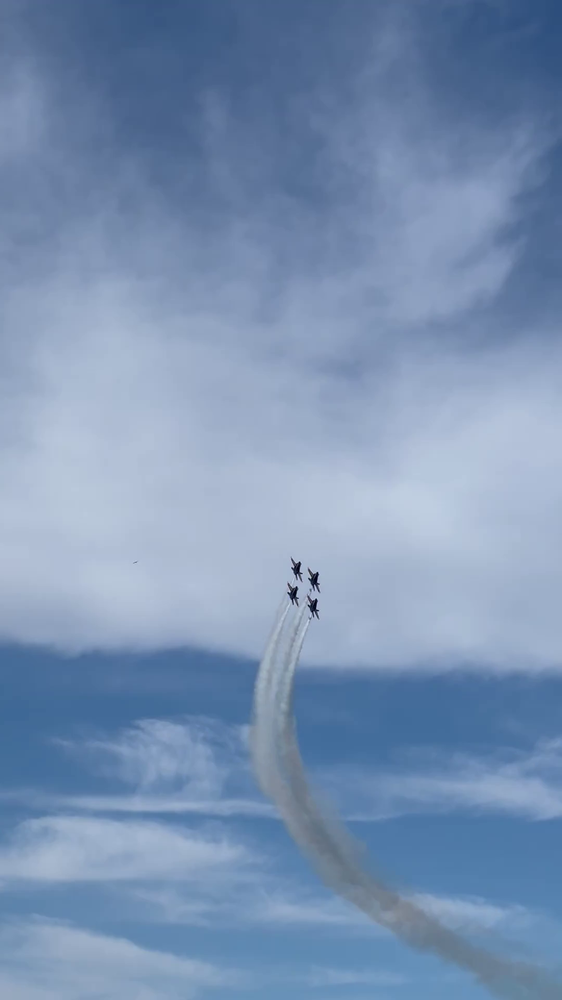
#> input picture data/extracted_frames/blue_angels_formation/frame_0.png, 562 x 1000 px, shrunk from 1080 x 1920 before the run, given in place of blue_angels_formation.mp4, which was not available
$ python klt_tracker.py
#> lines starting #> are read from the running program, lines starting #| are printed output that depends on the picture; after the words box and inside, x2 and y2 are one past the last pixel; in counts of white or black regions, pixels touching at a corner belong together; pictures that were not available may be replaced by others from this repository, and a replacement may not be noted
import numpy as np
import cv2
from tqdm import tqdm
from numba import jit


@jit(nopython=True)
def manual_threshold(gradient_magnitude, threshold):
    """Applies thresholding from scratch to the gradient magnitude."""
    height, width = gradient_magnitude.shape
    thresholded = np.zeros_like(gradient_magnitude, dtype=np.uint8)

    for i in range(height):
        for j in range(width):
            if gradient_magnitude[i, j] >= threshold:
                thresholded[i, j] = 255  # Set pixel to maximum value
            else:
                thresholded[i, j] = 0    # Set pixel to 0

    return thresholded

@jit(nopython=True)
def flood_fill(image, x, y, label, labeled_image):
    """Performs flood fill from pixel (x, y) and labels the connected component."""
    stack = [(x, y)]
    labeled_image[y, x] = label
    height, width = image.shape
    min_x, min_y = x, y
    max_x, max_y = x, y

    while stack:
        cx, cy = stack.pop()

        # Update bounding box coordinates
        min_x = min(min_x, cx)
        max_x = max(max_x, cx)
        min_y = min(min_y, cy)
        max_y = max(max_y, cy)

        # Check neighbors (4-connectivity: up, down, left, right)
        for dx, dy in [(-1, 0), (1, 0), (0, -1), (0, 1)]:
            nx, ny = cx + dx, cy + dy
            if 0 <= nx < width and 0 <= ny < height and image[ny, nx] == 255 and labeled_image[ny, nx] == 0:
                stack.append((nx, ny))
                labeled_image[ny, nx] = label

    return min_x, min_y, max_x, max_y

@jit(nopython=True)
def apply_convolution(image, kernel):
    """Applies a 2D convolution to an image with the given kernel using Numba."""
    image_height, image_width = image.shape
    kernel_height, kernel_width = kernel.shape

    # Calculate padding size
    pad_height = kernel_height // 2
    pad_width = kernel_width // 2

    # Create a padded image
    padded_image_height = image_height + 2 * pad_height
    padded_image_width = image_width + 2 * pad_width
    padded_image = np.zeros((padded_image_height, padded_image_width), dtype=np.float32)

    # Fill the padded image with the original image
    for i in range(image_height):
        for j in range(image_width):
            padded_image[i + pad_height, j + pad_width] = image[i, j]

    # Prepare output image
    convolved_image = np.zeros_like(image, dtype=np.float32)

    # Perform convolution using nested loops
    for i in range(image_height):
        for j in range(image_width):
            # Extract the region of interest
            region = padded_image[i:i + kernel_height, j:j + kernel_width]
            # Apply the kernel to the region and sum the result
            convolved_image[i, j] = np.sum(region * kernel)

    return convolved_image

# [31 lines left out: functions compute_structure_tensor, shi_tomasi_response, non_maximum_suppression, not called in this run]

def find_connected_components(image):
    """Finds connected components in a binary image and returns bounding boxes."""
    height, width = image.shape
    labeled_image = np.zeros_like(image, dtype=np.int32)
    current_label = 1
    bounding_boxes = []

    for y in range(height):
        for x in range(width):
            if image[y, x] == 255 and labeled_image[y, x] == 0:
                # Perform flood fill for each new connected component
                min_x, min_y, max_x, max_y = flood_fill(image, x, y, current_label, labeled_image)
                bounding_boxes.append((min_x, min_y, max_x, max_y))
                current_label += 1

    return bounding_boxes

def sobel_operator(image):
    """Applies Sobel operator to compute image gradients Ix and Iy."""
    # Sobel kernels
    sobel_x = np.array([[-1, 0, 1],
                        [-2, 0, 2],
                        [-1, 0, 1]], dtype=np.float32)

    sobel_y = np.array([[-1, -2, -1],
                        [ 0,  0,  0],
                        [ 1,  2,  1]], dtype=np.float32)

    # Apply convolution using the Sobel X and Y kernels
    Ix = apply_convolution(image, sobel_x)
    Iy = apply_convolution(image, sobel_y)

    return Ix, Iy

def detect_corners_sobel(image, threshold=50):
    """Detects edges using Sobel and applies manual thresholding."""
    Ix, Iy = sobel_operator(image)

    # Compute the gradient magnitude
    gradient_magnitude = np.sqrt(Ix ** 2 + Iy ** 2)

    # Apply manual thresholding
    thresholded = manual_threshold(gradient_magnitude, threshold)

    # Find connected components and bounding boxes
    bounding_boxes = find_connected_components(thresholded)

    return bounding_boxes

def process_video(input_video_path, output_video_path, frame_rate=30, window_size_inches=(10, 7), dpi=100):
    # Open the input video file
#> called with input_video_path = 'data/videos/blue_angels_formation.mp4', frame_rate = 30, window_size_inches = (10, 7), dpi = 100
    cap = cv2.VideoCapture(input_video_path)
    if not cap.isOpened():
        print(f"Error: Unable to open video file at {input_video_path}")
        return

    # Get video properties
    frame_width = int(cap.get(cv2.CAP_PROP_FRAME_WIDTH))
    frame_height = int(cap.get(cv2.CAP_PROP_FRAME_HEIGHT))
    total_frames = int(cap.get(cv2.CAP_PROP_FRAME_COUNT))

    # Calculate the desired output video dimensions in pixels based on window size in inches and DPI
    # window_width_pixels = int(window_size_inches[0] * dpi)
    # window_height_pixels = int(window_size_inches[1] * dpi)

    # Setup the VideoWriter to save the grayscale video with bounding boxes
    fourcc = cv2.VideoWriter_fourcc(*'XVID')
    out = cv2.VideoWriter(output_video_path, fourcc, frame_rate, (frame_width, frame_height), isColor=False)

    # Process frames with a progress bar
    print(f"Processing video: {input_video_path}")

    frame_id = 0
    for _ in tqdm(range(total_frames), desc="Processing video", unit="frame"):

        ret, frame = cap.read()

        # if not frame_id%4==0:
        #     frame_id += 1
        #     continue

        if not ret:
            break  # No more frames to process

        # Convert the original frame to grayscale
        gray_frame = cv2.cvtColor(frame, cv2.COLOR_BGR2GRAY)

        # Detect edges and draw bounding boxes
        bounding_boxes = detect_corners_sobel(gray_frame)

        # Draw bounding boxes around the detected contours
        for (min_x, min_y, max_x, max_y) in bounding_boxes:
            cv2.rectangle(gray_frame, (min_x, min_y), (max_x, max_y), (255, 255, 255), 2)

        # Write the processed grayscale frame with bounding boxes to the output video
        out.write(gray_frame)
        # Write the processed grayscale frame with bounding boxes to the output video
        out.write(gray_frame)

        # if frame_id == 20:
        #     break

        frame_id += 1
#> this loop made 1 pass
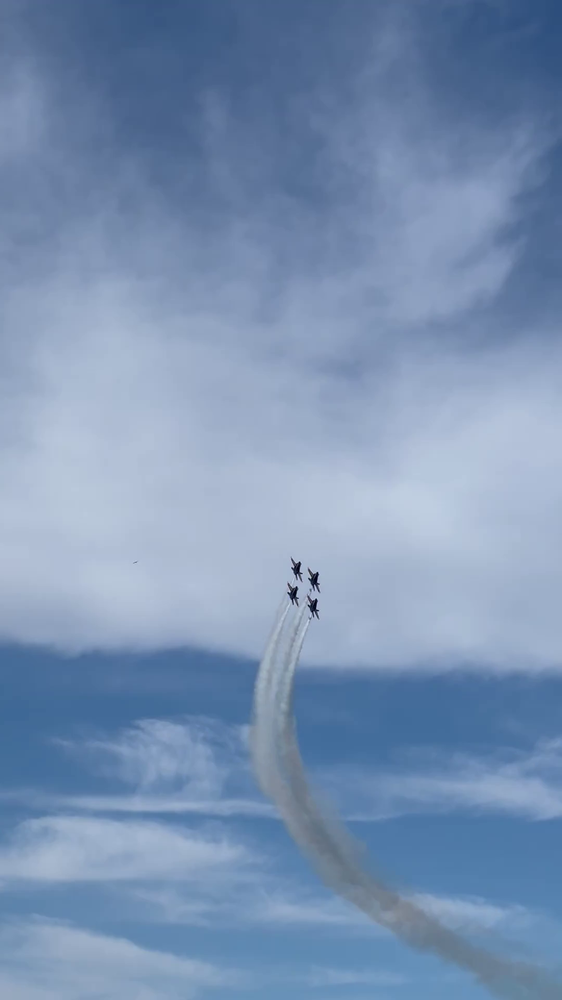
#> input picture data/extracted_frames/blue_angels_formation/frame_0.png, 562 x 1000 px, shrunk from 1080 x 1920 before the run, given in place of blue_angels_formation.mp4, which was not available
#> pass 1, in process_video, `gray_frame = cv2.cvtColor(frame, cv2.COLOR_BGR2GRAY)`:
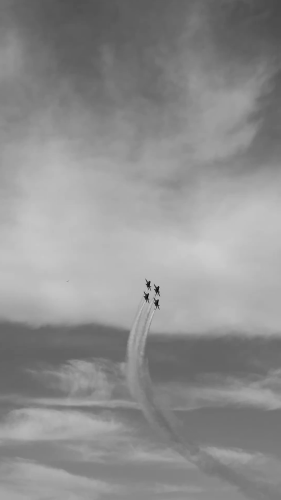
#> gray_frame: shape (1000, 562) (shown at 1/2 size); min 2, max 212, mean 142.6
#> pass 1, in sobel_operator, `Ix = apply_convolution(image, sobel_x)`:
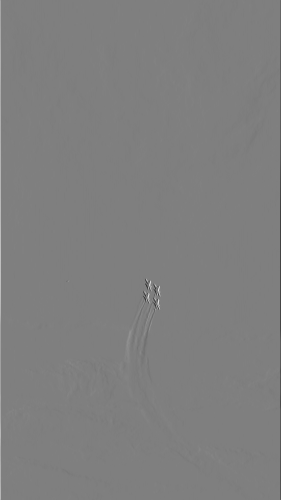
#> Ix: shape (1000, 562) float32 (shown at 1/2 size); min -764, max 768, mean -0.1; drawn with min black and max white
#> pass 1, in sobel_operator, `Iy = apply_convolution(image, sobel_y)`:
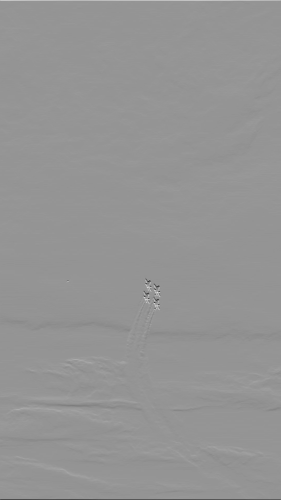
#> Iy: shape (1000, 562) float32 (shown at 1/2 size); min -664, max 474, mean 0.2; drawn with min black and max white
#> pass 1, in detect_corners_sobel, `gradient_magnitude = np.sqrt(Ix ** 2 + Iy ** 2)`:
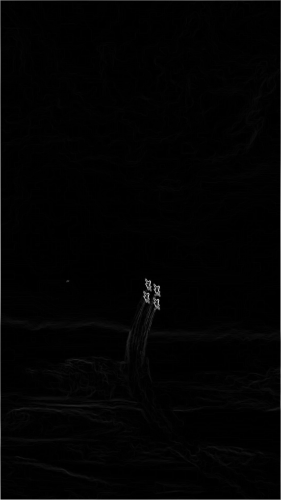
#> gradient_magnitude: shape (1000, 562) float32 (shown at 1/2 size); min 0, max 768, mean 9.2; drawn with min black and max white
#> frame is the input picture: shape (1000, 562, 3); mean B, G, R 178.8, 146.1, 122.2
#> after the loop:
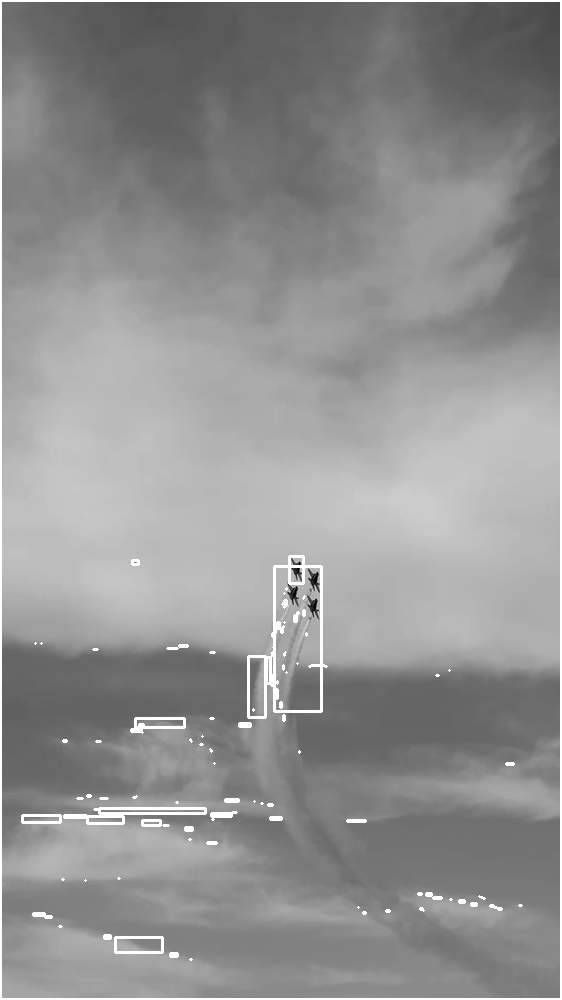
#> gray_frame: shape (1000, 562); 2.22% of pixels changed, all inside (x1, y1, x2, y2) = (0, 0, 562, 1000)
#> after the loop, frame_id = 1

    # Release the resources
    cap.release()
    out.release()
    print(f"Video saved successfully as {output_video_path}.")


# Example usage:
video_file = 'data/videos/blue_angels_formation.mp4'
process_video(video_file, f"{video_file.split('.')[0]}_output.mp4")

$ run again, on data/extracted_frames/blue_angels_formation/frame_100.png
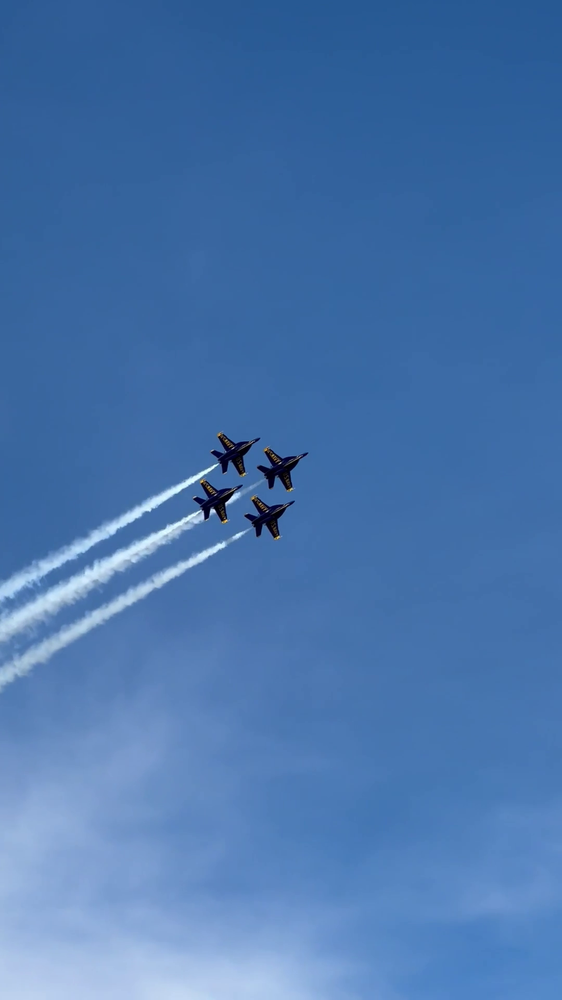
#> input picture data/extracted_frames/blue_angels_formation/frame_100.png, 562 x 1000 px, shrunk from 1080 x 1920 before the run, given in place of blue_angels_formation.mp4, which was not available
#> the loop in process_video, `for _ in tqdm(range(total_frames), desc="Processing video", unit="fram..` made 1 pass
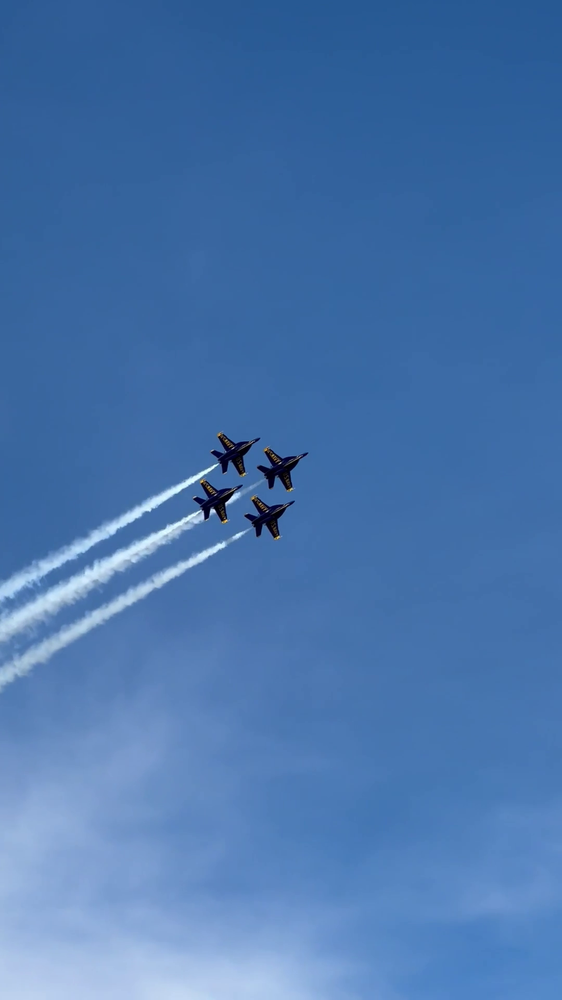
#> input picture data/extracted_frames/blue_angels_formation/frame_100.png, 562 x 1000 px, shrunk from 1080 x 1920 before the run, given in place of blue_angels_formation.mp4, which was not available
#> pass 1, in detect_corners_sobel, `gradient_magnitude = np.sqrt(Ix ** 2 + Iy ** 2)`:
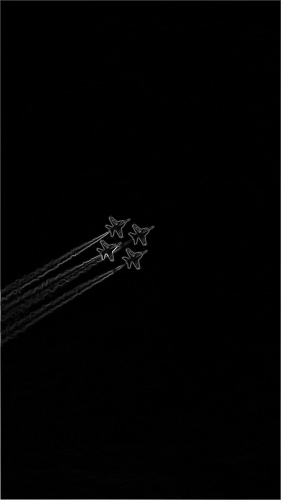
#> gradient_magnitude: shape (1000, 562) float32 (shown at 1/2 size); min 0, max 911, mean 8.5; drawn with min black and max white
#> in process_video, frame is the input picture: shape (1000, 562, 3); mean B, G, R 173.1, 117.4, 73.9
#> after the loop in process_video, `for _ in tqdm(range(total_frames), desc="Processing video", unit="fram..`:
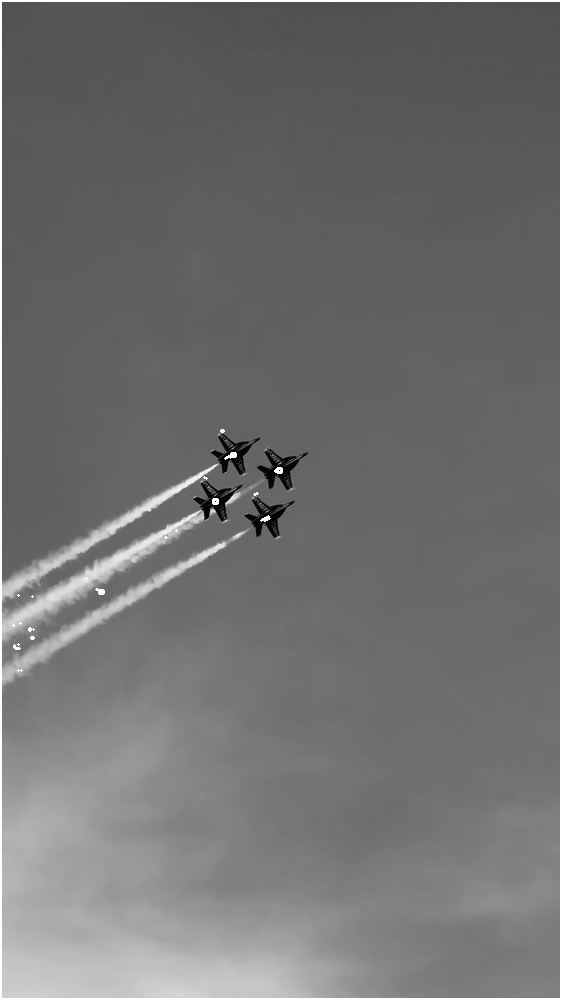
#> gray_frame: shape (1000, 562); min 0, max 255, mean 112.4
#> after the loop in process_video, `for _ in tqdm(range(total_frames), desc="Processing video", unit="fram..`: frame_id = 1

$ run again, on data/extracted_frames/blue_angels_formation/frame_150.png
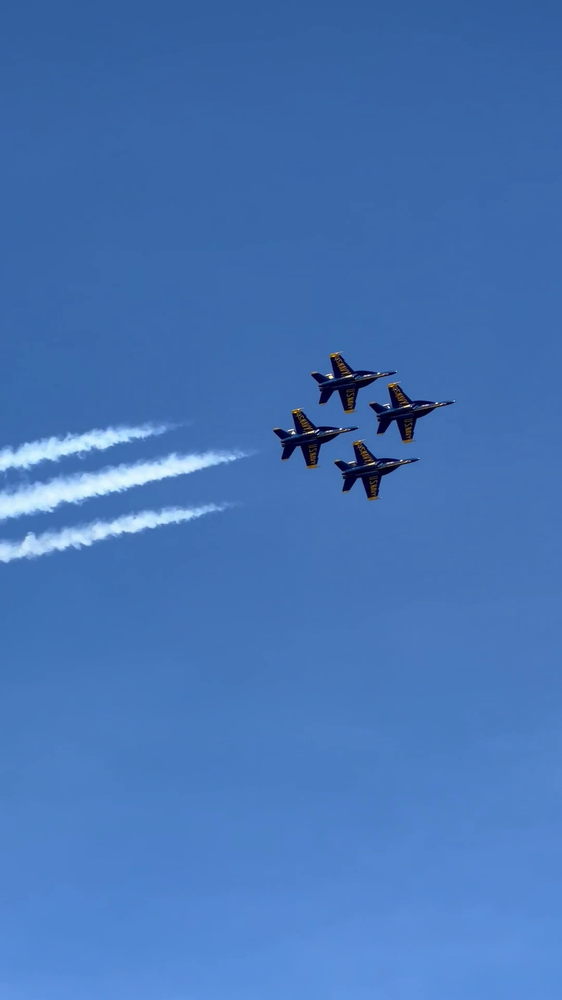
#> input picture data/extracted_frames/blue_angels_formation/frame_150.png, 562 x 1000 px, shrunk from 1080 x 1920 before the run, given in place of blue_angels_formation.mp4, which was not available
#> the loop in process_video, `for _ in tqdm(range(total_frames), desc="Processing video", unit="fram..` made 1 pass
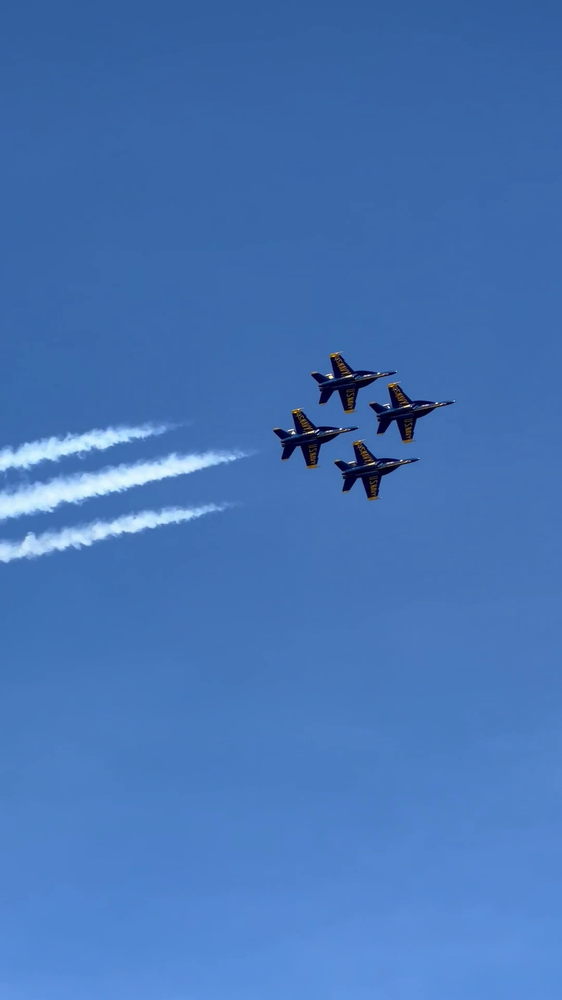
#> input picture data/extracted_frames/blue_angels_formation/frame_150.png, 562 x 1000 px, shrunk from 1080 x 1920 before the run, given in place of blue_angels_formation.mp4, which was not available
#> pass 1, in detect_corners_sobel, `gradient_magnitude = np.sqrt(Ix ** 2 + Iy ** 2)`:
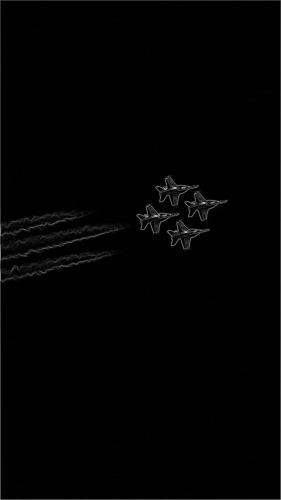
#> gradient_magnitude: shape (1000, 562) float32 (shown at 1/2 size); min 0, max 913, mean 8.6; drawn with min black and max white
#> in process_video, frame is the input picture: shape (1000, 562, 3); mean B, G, R 182.4, 116.6, 69.9
#> after the loop in process_video, `for _ in tqdm(range(total_frames), desc="Processing video", unit="fram..`:
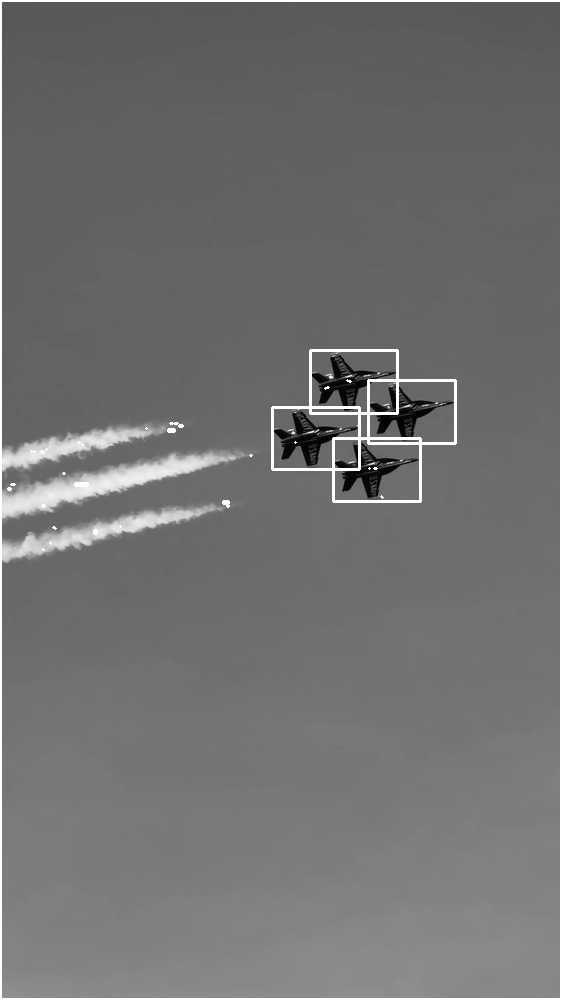
#> gray_frame: shape (1000, 562); min 0, max 255, mean 112.8
#> after the loop in process_video, `for _ in tqdm(range(total_frames), desc="Processing video", unit="fram..`: frame_id = 1
